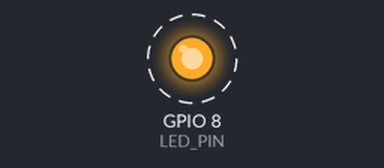
A program run on a simulated ESP32-C3. Shown: output pins drawn as LEDs (lit = HIGH). Dashed ring = blinking. What the program prints to the serial monitor is not drawn.

Above: at 1.2 s.
Timing chart, 0 to 4.0 s (numbered marks = the images above):
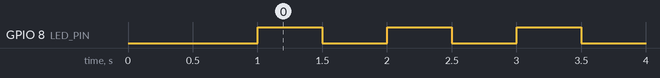

The program:

main.cpp
```cpp
#define LED_PIN 8 // Common onboard LED for ESP32-C3

#include "WiFi.h"

void setup()
{

  // Setup Serial Monitor
  Serial.begin(115200);

  // Put ESP32 into Station mode
  WiFi.mode(WIFI_MODE_STA);
  delay(1000);

  // Print MAC Address to Serial monitor
  Serial.print("MAC Address: ");
  Serial.println(WiFi.macAddress());
  pinMode(LED_PIN,OUTPUT);
}

void loop()
{
  digitalWrite(LED_PIN, HIGH);
  delay(500);
  digitalWrite(LED_PIN, LOW);
  delay(500);
}
```

Measured:
- by itself, GPIO 8 (LED_PIN): alternates HIGH for 0.50 s and LOW for 0.50 s
